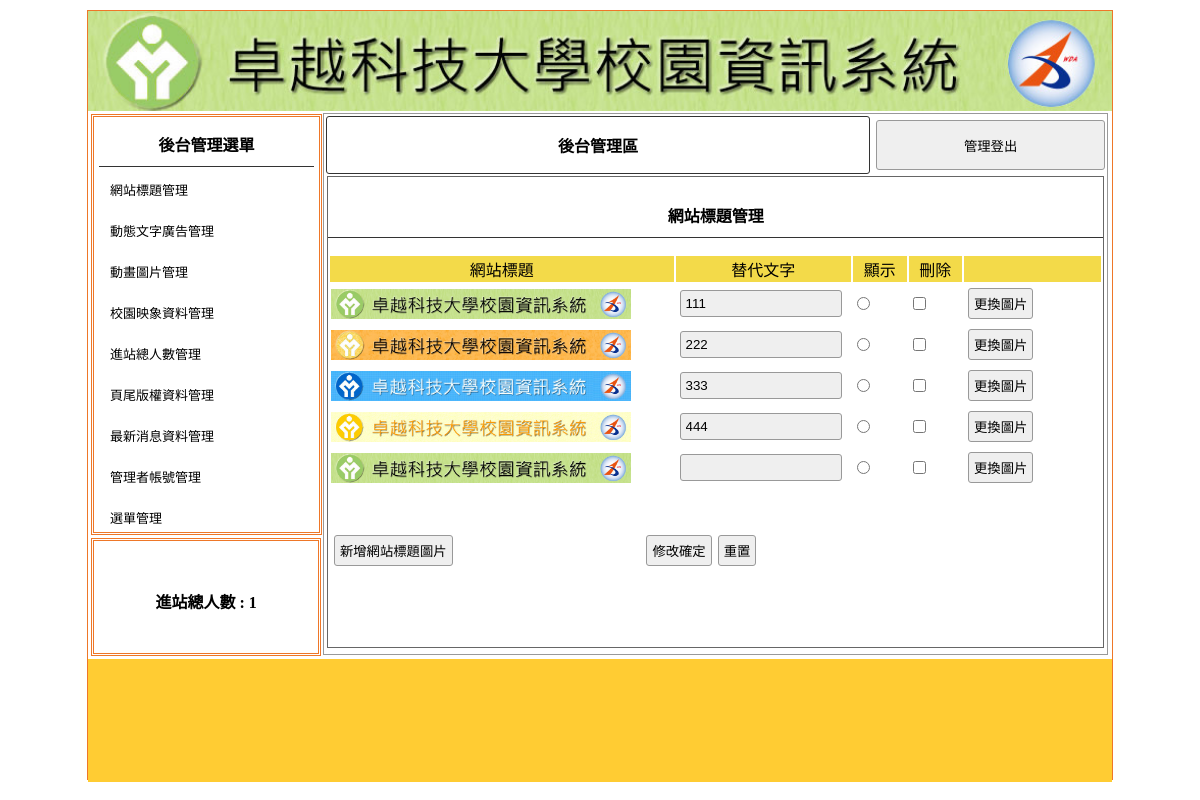
/try01-14/back.php, run on the app's committed database.
### tables this page shows
CREATE TABLE `title` (
  `id` int(11) NOT NULL,
  `img` text NOT NULL,
  `text` text NOT NULL,
  `sh` int(11) NOT NULL
);

### try01-14/api/db.php (called while the page is built, shortened)
<?php
class DB{
    private $dsn="mysql:host=localhost;dbname=db01;charset=utf8";
    private $pdo;
    private $table;
function __construct($table){
    $this->table=$table;
    $this->pdo=new PDO($this->dsn,"root",'');
}
function all(...$arg){
    $sql="select * from $this->table ";
    return $this->pdo->query($sql)->fetchAll(PDO::FETCH_ASSOC);
}
function find($id){
    $sql="select * from $this->table ";
    if(is_array($id)){
        $tmp=$this->arraytosql($id);
        $sql=$sql." where ".join(" AND " , $tmp);
    }else{
        $sql .= " WHERE `id`='$id'";
    }
    return $this->pdo->query($sql)->fetch(PDO::FETCH_ASSOC);
}
private function arraytosql($array){
    $tmp=[];
    foreach($array as $key => $value){
            $tmp[]="`$key`='$value'";
        }
        return $tmp;
    }
}
$Title=new DB('title');
?>

### try01-14/back/title.php (the view, shortened to what this page needs)
<div style="width:99%; height:87%; margin:auto; overflow:auto; border:#666 1px solid;">
    <p class="t cent botli">網站標題管理</p>
    <form method="post" action="../api/edit.php" enctype="multipart/form-data">
        <table width="100%">
            <tbody>
                <tr class="yel">
                    <td width="45%">網站標題</td>
                    <td width="23%">替代文字</td>
                    <td width="7%">顯示</td>
                    <td width="7%">刪除</td>
                    <td></td>
                </tr>
                    <?php
                        $rows=$Title->all();
                        foreach($rows as $row):
                    ?>
                <tr>
                    <td><img src="../upload/<?=$row['img']?>" style="width:300px;height:30px;"></td>
                    <td><input type="text" name="text[<?=$row['id']?>]" value="<?=$row['text']?>"></td>
                    <td><input type="radio" name="sh" value="<?=$row['id']?>"></td>
                    <td><input type="checkbox" name="del[]" value="<?=$row['id']?>"></td>
                    <td><input type="button" value="更換圖片" onclick="op('#cover','#cvr','../modal/upload.php?table=<?=$do?>&id=<?=$row['id']?>')"></td>
                </tr>
                    <?php endforeach;?>
            </tbody>
        </table>
        <table style="margin-top:40px; width:70%;">
            <tbody>
                <tr>
                    <td width="200px"><input type="button"
                            onclick="op('#cover','#cvr','../modal/<?=$do?>.php?table=<?=$do?>')" value="新增網站標題圖片"></td>
                    <td class="cent"><input type="submit" value="修改確定"><input type="reset" value="重置">
                    </td>
                </tr>
            </tbody>
        </table>
    </form>
</div>

### try01-14/back.php (shortened to what this page needs)
<?php  include_once "./api/db.php"?>
<!DOCTYPE html
	PUBLIC "-//W3C//DTD XHTML 1.0 Transitional//EN" "http://www.w3.org/TR/xhtml1/DTD/xhtml1-transitional.dtd">
<html xmlns="http://www.w3.org/1999/xhtml">
<head>
	<link href="./css/css.css" rel="stylesheet" type="text/css">
</head>
<body>
	<div id="main">
		<?php
			$img=$Title->find(['sh'=>1]);
		?>
		<a title="<?=$img['text']?>" href="index.php">
			<div class="ti" style="background:url('./upload/<?=$img['img']?>'); background-size:cover;"></div>
		</a>
		<div id="ms">
			<div id="lf" style="float:left;">
				<div id="menuput" class="dbor">
					<span class="t botli">後台管理選單</span>
					<a style="color:#000; font-size:13px; text-decoration:none;" href="?do=title">
						<div class="mainmu">
							網站標題管理 </div>
					</a>
					<a style="color:#000; font-size:13px; text-decoration:none;" href="?do=ad">
						<div class="mainmu">
							動態文字廣告管理 </div>
					</a>
					<a style="color:#000; font-size:13px; text-decoration:none;" href="?do=mvim">
						<div class="mainmu">
							動畫圖片管理 </div>
					</a>
					<a style="color:#000; font-size:13px; text-decoration:none;" href="?do=image">
						<div class="mainmu">
							校園映象資料管理 </div>
					</a>
					<a style="color:#000; font-size:13px; text-decoration:none;" href="?do=total">
						<div class="mainmu">
							進站總人數管理 </div>
					</a>
					<a style="color:#000; font-size:13px; text-decoration:none;" href="?do=bottom">
						<div class="mainmu">
							頁尾版權資料管理 </div>
					</a>
					<a style="color:#000; font-size:13px; text-decoration:none;" href="?do=news">
						<div class="mainmu">
							最新消息資料管理 </div>
					</a>
					<a style="color:#000; font-size:13px; text-decoration:none;" href="?do=admin">
						<div class="mainmu">
							管理者帳號管理 </div>
					</a>
					<a style="color:#000; font-size:13px; text-decoration:none;" href="?do=menu">
						<div class="mainmu">
							選單管理 </div>
					</a>
				</div>
				<div class="dbor" style="margin:3px; width:95%; height:20%; line-height:100px;">
					<span class="t">進站總人數 :
						1 </span>
				</div>
			</div>
			<div class="di"
				style="height:540px; border:#999 1px solid; width:76.5%; margin:2px 0px 0px 0px; float:left; position:relative; left:20px;">
				<table width="100%">
					<tbody>
						<tr>
							<td style="width:70%;font-weight:800; border:#333 1px solid; border-radius:3px;"
								class="cent"><a href="?do=login" style="color:#000; text-decoration:none;">後台管理區</a>
							</td>
							<td><button onclick="document.cookie='user=';location.replace('index.php')"
									style="width:99%; margin-right:2px; height:50px;">管理登出</button></td>
						</tr>
					</tbody>
				</table>
				<?php
					$do=$_GET['do']??'title';
					$file="./back/$do.php";
					if(file_exists($file)){
						include $file;
					}else{
						include "./back/title.php";
					}
				?>
			</div>
		</div>
		<div
			style="width:1024px; left:0px; position:relative; background:#FC3; margin-top:4px; height:123px; display:block;">
			<span class="t" style="line-height:123px;"></span>
		</div>
	</div>
</body>
</html>

### try01-14/css/css.css (style rules this page uses)
body { padding:0px; margin:0px; }
#main { width:1024px; height:768px; margin:10px auto 10px auto; border:#EE7728 1px solid; position:relative; }
.ti { width:100%; height:100px; position:relative; background-size:cover; background-repeat:no-repeat; }
.dbor { border:#EE7728 double 3px; margin:1px; padding:2px 10px 2px 10px; }
.t { font-weight:800; display:block; text-align:center; padding:10px 1px 10px 1px; }
.botli { border-bottom:#333 1px solid; }
.mainmu { position:relative; border-radius:10px; background:url(../icon/menu.fw.png) center no-repeat; background-size:cover; line-height:30px; padding:2px 10px 2px 10px; margin:7px 1px 7px 1px; }
#lf { height:540px; width:21%; display:inline-block; }
#menuput { width:100%; height:75%; position:relative; padding:5px; display:block; margin: 3px; }
.di { display:inline-block; }
.cent { text-align:center; }
input,button { border:#999 1px solid; border-radius:3px; background:#EFEFEF; padding:5px; margin:3px; }
input[type=text],input[type=password] { width:150px; }
.yel td { background:#F3DA49; text-align:center; }

### data on the page
title: img (picture), text "111"
title: img (picture), text "222"
title: img (picture), text "333"
title: img (picture), text "444"
title: img (picture)
